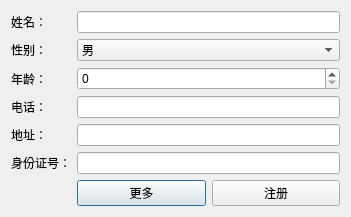
<?xml version="1.0" encoding="UTF-8"?>
<ui version="4.0">
 <class>Dialog</class>
 <widget class="QDialog" name="Dialog">
  <property name="geometry">
   <rect>
    <x>0</x>
    <y>0</y>
    <width>351</width>
    <height>199</height>
   </rect>
  </property>
  <property name="windowTitle">
   <string>Dialog</string>
  </property>
  <layout class="QFormLayout" name="formLayout">
   <item row="0" column="0">
    <widget class="QLabel" name="nameLabel">
     <property name="text">
      <string>姓名：</string>
     </property>
     <property name="buddy">
      <cstring>nameLineEdit</cstring>
     </property>
    </widget>
   </item>
   <item row="0" column="1">
    <widget class="QLineEdit" name="nameLineEdit"/>
   </item>
   <item row="1" column="0">
    <widget class="QLabel" name="sexLabel">
     <property name="text">
      <string>性别：</string>
     </property>
     <property name="buddy">
      <cstring>sexComboBox</cstring>
     </property>
    </widget>
   </item>
   <item row="1" column="1">
    <widget class="QComboBox" name="sexComboBox">
     <item>
      <property name="text">
       <string>男</string>
      </property>
     </item>
     <item>
      <property name="text">
       <string>女</string>
      </property>
     </item>
    </widget>
   </item>
   <item row="2" column="0">
    <widget class="QLabel" name="ageLabel">
     <property name="text">
      <string>年龄：</string>
     </property>
     <property name="buddy">
      <cstring>ageSpinBox</cstring>
     </property>
    </widget>
   </item>
   <item row="2" column="1">
    <widget class="QSpinBox" name="ageSpinBox"/>
   </item>
   <item row="3" column="0">
    <widget class="QLabel" name="phoneLabel">
     <property name="text">
      <string>电话：</string>
     </property>
     <property name="buddy">
      <cstring>phoneLineEdit</cstring>
     </property>
    </widget>
   </item>
   <item row="3" column="1">
    <widget class="QLineEdit" name="phoneLineEdit"/>
   </item>
   <item row="4" column="0">
    <widget class="QLabel" name="adressLabel">
     <property name="text">
      <string>地址：</string>
     </property>
     <property name="buddy">
      <cstring>phoneLineEdit</cstring>
     </property>
    </widget>
   </item>
   <item row="4" column="1">
    <widget class="QLineEdit" name="adressLineEdit"/>
   </item>
   <item row="5" column="0">
    <widget class="QLabel" name="idCardLabel">
     <property name="text">
      <string>身份证号：</string>
     </property>
     <property name="buddy">
      <cstring>phoneLineEdit</cstring>
     </property>
    </widget>
   </item>
   <item row="5" column="1">
    <widget class="QLineEdit" name="idCardLineEdit"/>
   </item>
   <item row="6" column="1">
    <layout class="QHBoxLayout" name="horizontalLayout">
     <item>
      <widget class="QPushButton" name="moreBtn">
       <property name="text">
        <string>更多</string>
       </property>
      </widget>
     </item>
     <item>
      <widget class="QPushButton" name="registerBtn">
       <property name="text">
        <string>注册</string>
       </property>
      </widget>
     </item>
    </layout>
   </item>
  </layout>
  <zorder>label</zorder>
  <zorder>lineEdit</zorder>
  <zorder>lineEdit_2</zorder>
  <zorder>label_2</zorder>
  <zorder>pushButton</zorder>
  <zorder>pushButton_2</zorder>
  <zorder>nameLabel</zorder>
  <zorder>nameLineEdit</zorder>
  <zorder>sexLabel</zorder>
  <zorder>sexComboBox</zorder>
  <zorder>ageLabel</zorder>
  <zorder>ageSpinBox</zorder>
  <zorder>phoneLabel</zorder>
  <zorder>phoneLineEdit</zorder>
  <zorder>moreBtn</zorder>
  <zorder>registerBtn</zorder>
  <zorder>moreBtn</zorder>
  <zorder>adressLineEdit</zorder>
  <zorder>adressLabel</zorder>
  <zorder>idCardLabel</zorder>
  <zorder>idCardLineEdit</zorder>
 </widget>
 <layoutdefault spacing="6" margin="11"/>
 <resources/>
 <connections/>
</ui>
